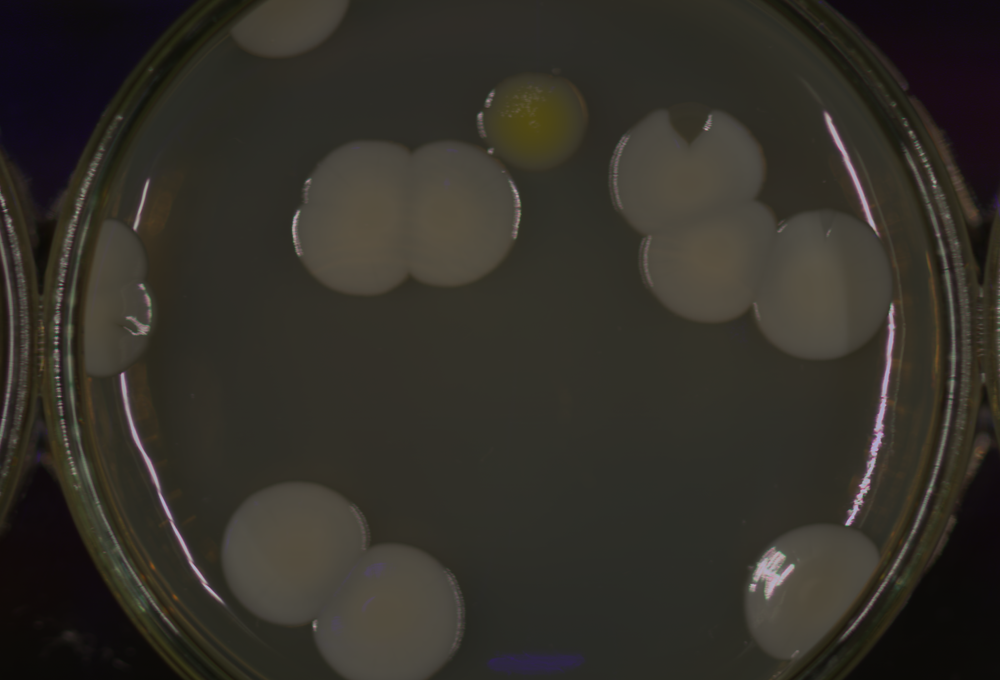
#> input picture Podatki/ris2026-krog1-ucni/12e67722.png, 1000 x 680 px, shrunk from 1800 x 1224 before the run; its folder holds only this picture in this run
$ python crop_petri_dish.py
#> lines starting #> are read from the running program, lines starting #| are printed output that depends on the picture
import numpy as np
import cv2
from pathlib import Path
import matplotlib.pyplot as plt


def crop_petri_dish(image_path, crop_percent_left=0.15, crop_percent_right=0.15, padding=10, visualize=True):
    """
    Odreže levi in desni del slike.

    Args:
        image_path: Path to image
        crop_percent_left: Percentage to crop from left side (0.15 = 15%)
        crop_percent_right: Percentage to crop from right side (0.15 = 15%)
        padding: Extra pixels to include around the crop
        visualize: Show before/after
    """
#> called with crop_percent_left = 0.15, crop_percent_right = 0.15, padding = 10, visualize = False
    # Load image
    img = cv2.imread(str(image_path))
#> img is the input picture: shape (680, 1000, 3); mean B, G, R 40.3, 47.3, 50.6
    if img is None:
        raise ValueError(f"Could not load: {image_path}")

    img_rgb = cv2.cvtColor(img, cv2.COLOR_BGR2RGB)
    h, w = img.shape[:2]
#> h = 680; w = 1000

    # Simple crop: remove percentage from left/right only (can be different)
    x1 = int(w * crop_percent_left) - padding
#> x1 = 140
    x2 = int(w * (1 - crop_percent_right)) + padding
#> x2 = 860
    y1 = 0  # Keep full height
    y2 = h  # Keep full height
#> y2 = 680

    # Ensure coordinates are within bounds
    x1 = max(0, x1)
    y1 = max(0, y1)
    x2 = min(w, x2)
    y2 = min(h, y2)

    # Perform crop
    cropped = img_rgb[y1:y2, x1:x2]
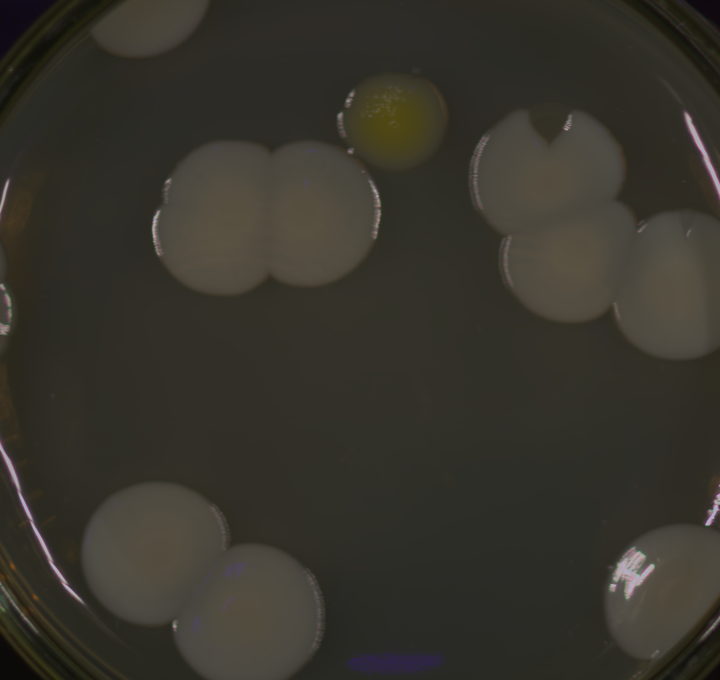
#> cropped: shape (680, 720, 3); mean R, G, B 54.5, 52, 43.9

    if visualize:
        fig, axes = plt.subplots(1, 2, figsize=(14, 7))

        # Original with crop rectangle
        axes[0].imshow(img_rgb)
        rect = plt.Rectangle((x1, y1), x2-x1, y2-y1,
                             linewidth=3, edgecolor='r', facecolor='none')
        axes[0].add_patch(rect)
        axes[0].set_title(f'Original ({w}x{h})')
        axes[0].axis('off')

        # Cropped
        axes[1].imshow(cropped)
        axes[1].set_title(f'Cropped ({cropped.shape[1]}x{cropped.shape[0]})')
        axes[1].axis('off')

        plt.tight_layout()
        plt.show()

    crop_coords = (x1, y1, x2, y2)
#> crop_coords = (140, 0, 860, 680)
    return cropped, crop_coords


if __name__ == "__main__":
    import sys

    # Default: process all PNGs from Podatki directory
    input_dir = "Podatki"
    output_dir = "Podatki_cropped"
    crop_left = 0.15
    crop_right = 0.15

    # Parse command line arguments if provided
    if len(sys.argv) > 1:
        input_dir = sys.argv[1]
    if len(sys.argv) > 2:
        output_dir = sys.argv[2]
    if len(sys.argv) > 3:
        crop_left = float(sys.argv[3])
    if len(sys.argv) > 4:
        crop_right = float(sys.argv[4])

    # Batch process all PNGs in input_dir
    print(f"Batch processing PNGs from: {input_dir}")
    print(f"Output directory: {output_dir}")
    print(f"Crop: {crop_left*100}% from left, {crop_right*100}% from right")
    print("-" * 50)

    # Find all PNG files (including subdirectories like ris2026-krog1-ucni)
    input_path = Path(input_dir)
    if not input_path.exists():
        print(f"Error: Directory '{input_dir}' not found!")
        print(f"\nUsage:")
        print(f"  python crop_petri_dish.py")
        print(f"    (process all PNGs from 'Podatki' -> 'Podatki_cropped')")
        print(f"  python crop_petri_dish.py <input_dir> <output_dir> [crop_left] [crop_right]")
        sys.exit(1)

    image_paths = list(input_path.rglob('*.png'))  # Recursive search

    if not image_paths:
        print(f"No PNG files found in {input_dir}")
        sys.exit(1)

    print(f"Found {len(image_paths)} PNG files")

    # Create output directory
    output_path = Path(output_dir)
    output_path.mkdir(exist_ok=True)

    # Process each image
    success_count = 0
    for img_path in image_paths:
        # Preserve subdirectory structure in output
        relative_path = img_path.relative_to(input_path)
        output_subdir = output_path / relative_path.parent
        output_subdir.mkdir(parents=True, exist_ok=True)

        print(f"Processing {relative_path}...", end=' ')

        try:
            cropped, coords = crop_petri_dish(img_path, crop_percent_left=crop_left, crop_percent_right=crop_right, visualize=False)
#> coords = (140, 0, 860, 680)

            # Save to output directory
            output_file = output_subdir / img_path.name
            cropped_bgr = cv2.cvtColor(cropped, cv2.COLOR_RGB2BGR)
            cv2.imwrite(str(output_file), cropped_bgr)

            print(f"✓ {cropped.shape[1]}x{cropped.shape[0]}")
#| ✓ 720x680
            success_count += 1
        except Exception as e:
            print(f"✗ Error: {e}")

    print("-" * 50)
    print(f"Done! {success_count}/{len(image_paths)} images cropped.")
    print(f"Saved to: {output_dir}/")

$ run again, on Podatki/ris2026-krog1-ucni/132f2ca3.png
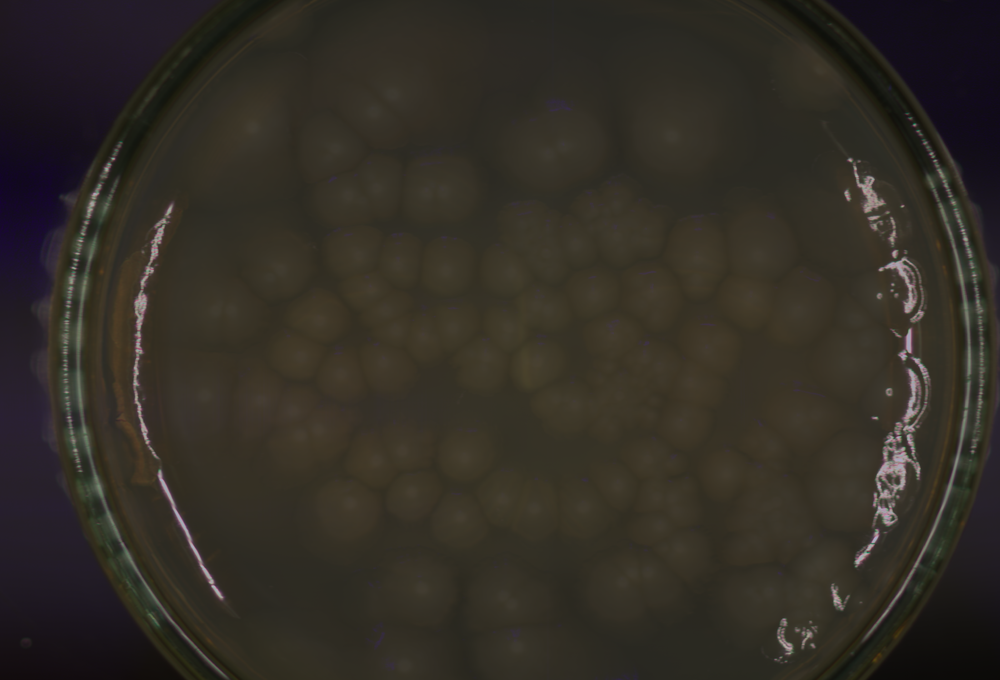
#> input picture Podatki/ris2026-krog1-ucni/132f2ca3.png, 1000 x 680 px, shrunk from 1800 x 1224 before the run
#> in crop_petri_dish, img is the input picture: shape (680, 1000, 3); mean B, G, R 37.9, 45.5, 50.3
#> in crop_petri_dish, `cropped = img_rgb[y1:y2, x1:x2]`:
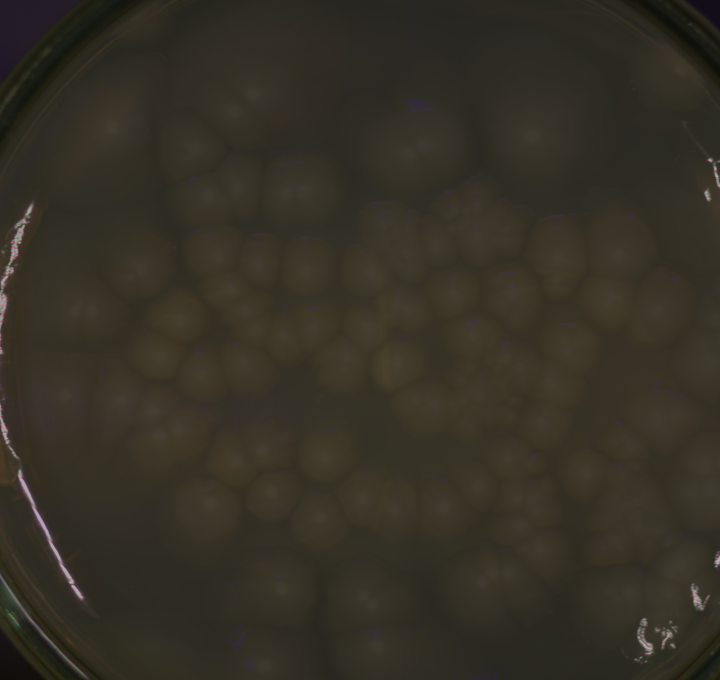
#> cropped: shape (680, 720, 3); mean R, G, B 52.9, 48.3, 37.7
#> coords = (140, 0, 860, 680)
#| ✓ 720x680

$ run again, on Podatki/ris2026-krog1-ucni/1491cd59.png
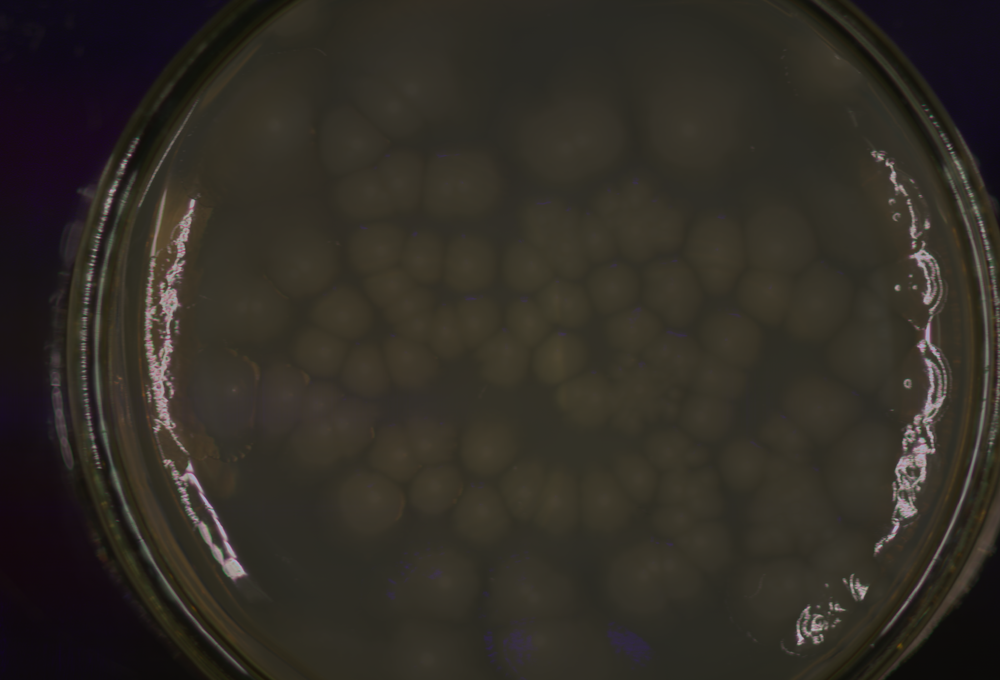
#> input picture Podatki/ris2026-krog1-ucni/1491cd59.png, 1000 x 680 px, shrunk from 1800 x 1224 before the run
#> in crop_petri_dish, img is the input picture: shape (680, 1000, 3); mean B, G, R 37.3, 44.2, 48.8
#> in crop_petri_dish, `cropped = img_rgb[y1:y2, x1:x2]`:
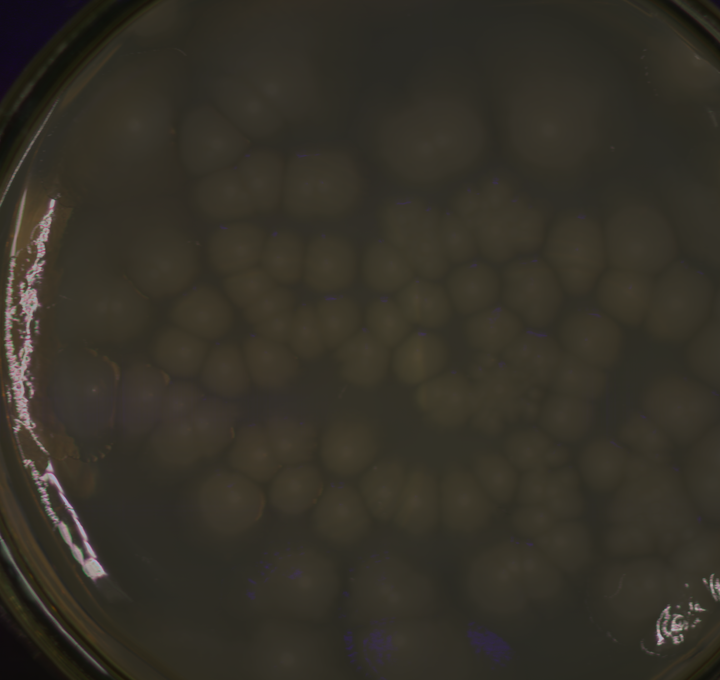
#> cropped: shape (680, 720, 3); mean R, G, B 52.2, 48.3, 39
#> coords = (140, 0, 860, 680)
#| ✓ 720x680
